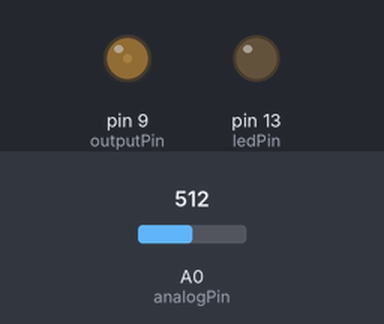
A sketch run on a simulated Arduino Uno, built with avr-gcc and run on an emulated ATmega328P. Shown: output pins drawn as LEDs (lit = HIGH). The test bench sets the inputs (shaded band); at power-on: A0 (analogPin) = 512.

Above: at 1.6 s.
1.7 s: A0 (analogPin) set to 751
At 2.3 s:
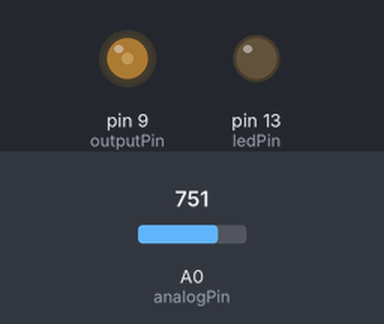
5.4 s: A0 (analogPin) set to 782
At 7.67 s:
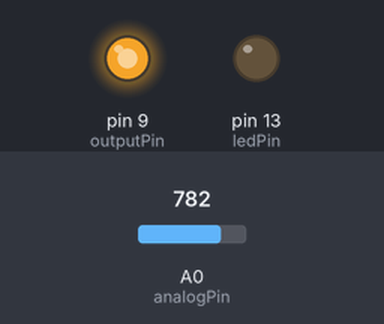
9.1 s: A0 (analogPin) set to 122
At 9.9 s:
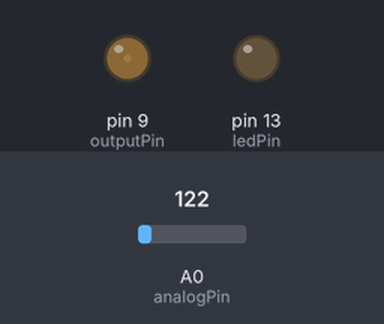
Timing chart, 0 to 12.1 s (numbered marks = the images above; inputs shaded):
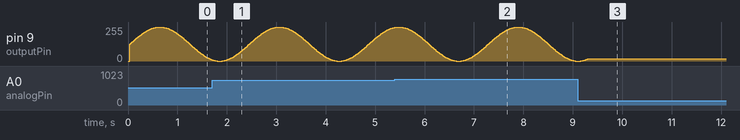

Measured:
- the behaviour switches between 767 and 768 on A0 (analogPin) (found by bisection; images 1 and 2)
- after the input at 9.1 s, pin 9 (outputPin): goes on until 9.3 s, then stays 16/255

The sketch:

sandbox.ino
```cpp
const int analogPin = A0;      // Potentiometer connected to A0
const int outputPin = 9;       // Output pin (DAC)
const int ledPin = 13;         // Onboard LED pin
const float samplingFrequency = 50000.0;  // Sampling frequency (Hz)
float frequency = 1.0;      // Frequency of the sine wave (initially set to 1 Hz)
float phaseIncrement = 0.0;    // Phase increment based on frequency
float phase = 0.0;             // Phase of the sine wave
const int tableSize = 256;     // Size of the sine wave lookup table
int sinTable[tableSize];       // Lookup table for the sine wave

void setup() {
  Serial.begin(9600);
  pinMode(outputPin, OUTPUT);
  pinMode(ledPin, OUTPUT);  // Set the LED pin as output

  // Populate sine wave lookup table
  for (int i = 0; i < tableSize; i++) {
    sinTable[i] = (int)(127.5 * (1 + sin(2 * PI * i / tableSize)));
  }

  // Calculate phase increment based on sampling frequency
  phaseIncrement = 2 * PI * frequency / samplingFrequency;
}

void loop() {
  int analogValue = analogRead(analogPin);
  float frequency = map(analogValue, 0, 1023, 1, 5);  // Map input value to frequency range 1-5 Hz

  for (int i = 0; i < (int)(samplingFrequency / frequency); i++) {
    int sinIndex = (int)(phase * (tableSize / (2 * PI))) % tableSize; // Index into the lookup table
    analogWrite(outputPin, sinTable[sinIndex]); // Output the value from the lookup table

    phase += phaseIncrement;
    if (phase >= 2 * PI) {
      phase -= 2 * PI;
    }
  }

  // Blink logic for LED at maximum and minimum
  if (sin(phase) >= 0.999) { // Close to maximum
    blinkLED(1);
  } else if (sin(phase) <= -0.999) { // Close to minimum
    blinkLED(2);
  }
}

void blinkLED(int count) {
  for (int i = 0; i < count; i++) {
    digitalWrite(ledPin, HIGH);  // Turn LED on
    delay(100);                  // Wait 100 milliseconds
    digitalWrite(ledPin, LOW);   // Turn LED off
    delay(100);                  // Wait 100 milliseconds
  }
}
```
